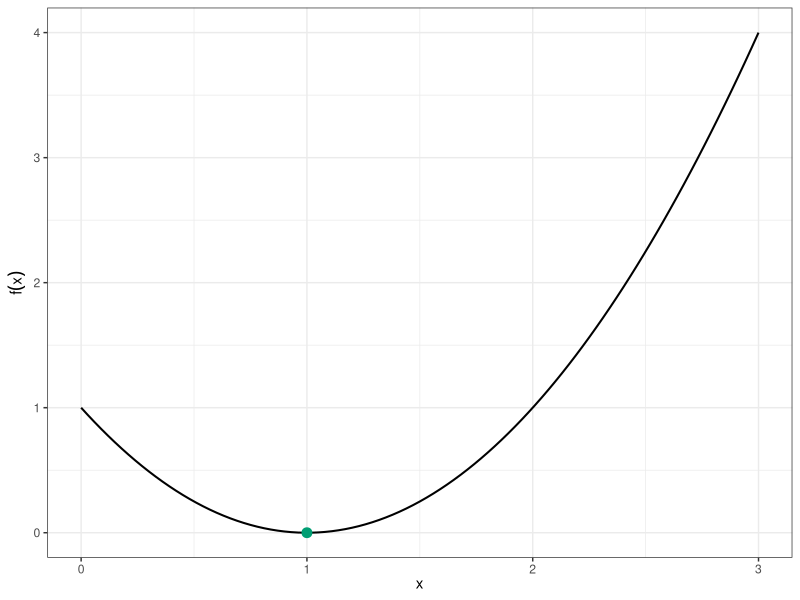
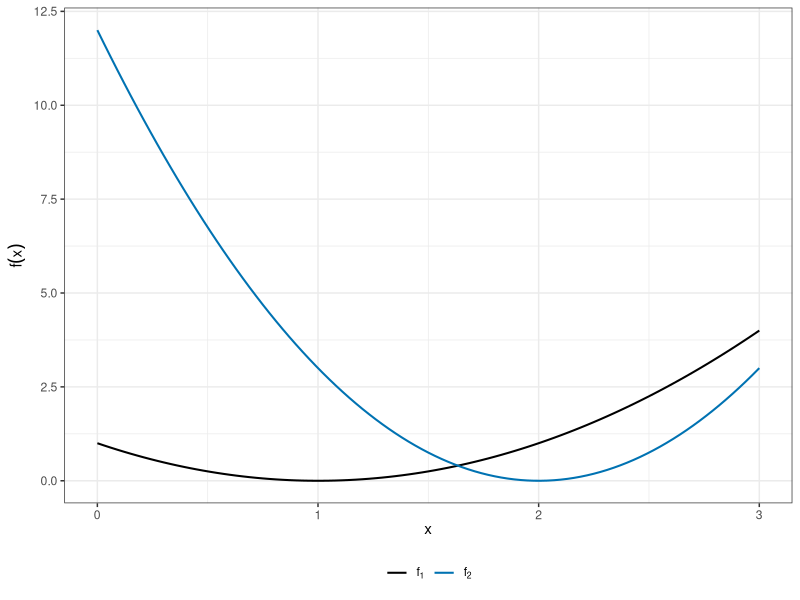
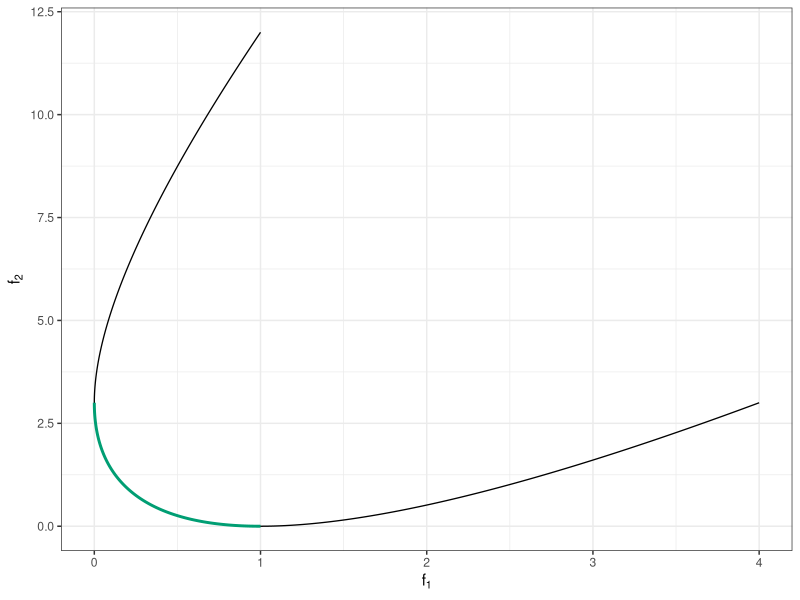

Source code (R) for these figures, in order:
# Used in: slides/11-multicrit/slides-multicrit-1a-intro.tex
#
# Builds the one-dimensional toy objective figures that introduce a Pareto front
# by plotting objectives over x and then in objective space.

library(data.table)
library(ggplot2)

set.seed(1L)

output_dir = "../figure"

theme_set(theme_bw(base_size = 11))

save_plot = function(plot, filename, width = 2, height = 2) {
  ggsave(file.path(output_dir, filename), plot, width = width, height = height, dpi = 300)
}

f1 = function(x) {
  (x - 1)^2
}

f2 = function(x) {
  3 * (x - 2)^2
}

x_grid = seq(0, 3, length.out = 1000L)
objective_curve = data.table(x = x_grid, f1 = f1(x_grid), f2 = f2(x_grid))
pareto_curve = objective_curve[x >= 1 & x <= 2]

single_objective_plot = ggplot(data.table(x = c(0, 3)), aes(x = x)) +
  stat_function(fun = f1, linewidth = 0.7) +
  annotate("point", x = 1, y = 0, color = "#009E73", size = 3) +
  labs(x = expression(x), y = expression(f(x)))

two_objective_plot = ggplot(data.table(x = c(0, 3)), aes(x = x)) +
  stat_function(aes(color = "f1"), fun = f1, linewidth = 0.7) +
  stat_function(aes(color = "f2"), fun = f2, linewidth = 0.7) +
  scale_color_manual(
    values = c(f1 = "black", f2 = "#0072B2"),
    labels = c(f1 = expression(f[1]), f2 = expression(f[2]))
  ) +
  labs(x = expression(x), y = expression(f(x)), color = NULL) +
  theme(legend.position = "bottom")

objective_space_plot = ggplot(objective_curve, aes(x = f1, y = f2)) +
  geom_path(linewidth = 0.45) +
  geom_path(data = pareto_curve, color = "#009E73", linewidth = 1) +
  labs(x = expression(f[1]), y = expression(f[2]))

if (interactive()) {
  print(single_objective_plot)
  print(two_objective_plot)
  print(objective_space_plot)
}

save_plot(single_objective_plot, "graph1.png")
save_plot(two_objective_plot, "graph2.png")
save_plot(objective_space_plot, "graph3.png")
